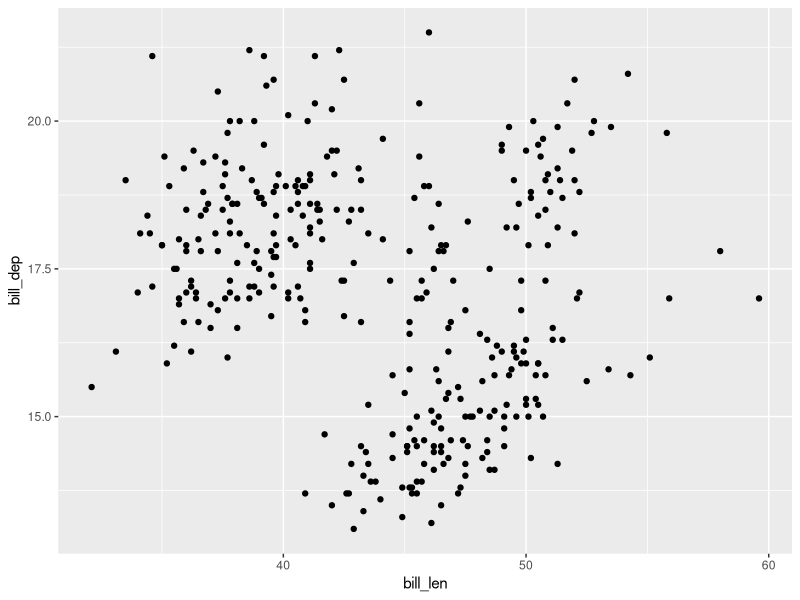

R code for this plot: (Note: this script raises an error after producing the figure.)
library(ggplot2)

ggplot(penguins,
  aes(x = bill_len,
y = bill_dep)) + 
  geom_point()

sprintf("here are some %.1f", 1L/3L)


## scope

meow <- function(){
  cat("n is set to:\n", n, "\n")
  n <- 3
  cat(rep("meow\n", n))
}

meow()

n <- 5

meow()

meow_meow <- function(){
  cat("n is set to:\n", n, "\n")
  function(){
    browser()
    n <- 3
    cat(rep("meow\n", n))
  }
  
}

n

my_meow <- meow_meow()

my_meow()
